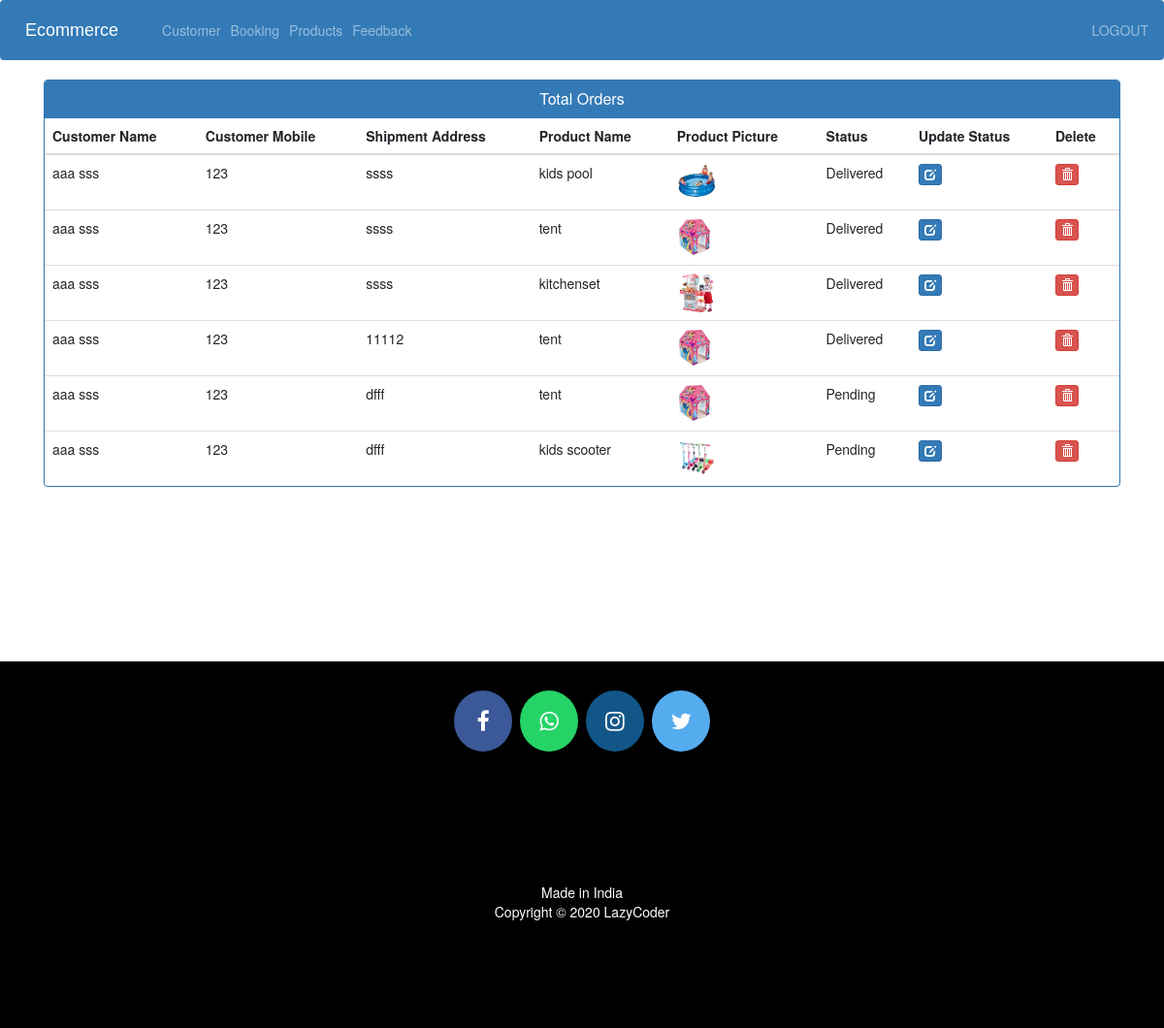
The page /admin-view-booking (signed in) on the database its author committed.
### ecom/models.py (models this page shows, shortened)
class Customer(models.Model):
    user=models.OneToOneField(User,on_delete=models.CASCADE)
    profile_pic= models.ImageField(upload_to='profile_pic/CustomerProfilePic/',null=True,blank=True)
    address = models.CharField(max_length=40)
    mobile = models.CharField(max_length=20,null=False)
    @property
    def get_name(self):
        return self.user.first_name+" "+self.user.last_name

class Orders(models.Model):
    STATUS =(
        ('Pending','Pending'),
        ('Order Confirmed','Order Confirmed'),
        ('Out for Delivery','Out for Delivery'),
        ('Delivered','Delivered'),
    )
    customer=models.ForeignKey('Customer', on_delete=models.CASCADE,null=True)
    product=models.ForeignKey('Product',on_delete=models.CASCADE,null=True)
    email = models.CharField(max_length=50,null=True)
    address = models.CharField(max_length=500,null=True)
    mobile = models.CharField(max_length=20,null=True)
    order_date= models.DateField(auto_now_add=True,null=True)
    status=models.CharField(max_length=50,null=True,choices=STATUS)

class Product(models.Model):
    name=models.CharField(max_length=40)
    product_image= models.ImageField(upload_to='product_image/',null=True,blank=True)
    price = models.PositiveIntegerField()
    description=models.CharField(max_length=40)

### ecom/views.py (the view)
# urls.py: path('admin-view-booking', views.admin_view_booking_view,name='admin-view-booking'),
@login_required(login_url='adminlogin')
def admin_view_booking_view(request):
    orders=models.Orders.objects.all()
    ordered_products=[]
    ordered_bys=[]
    for order in orders:
        ordered_product=models.Product.objects.all().filter(id=order.product.id)
        ordered_by=models.Customer.objects.all().filter(id = order.customer.id)
        ordered_products.append(ordered_product)
        ordered_bys.append(ordered_by)
    return render(request,'ecom/admin_view_booking.html',{'data':zip(ordered_products,ordered_bys,orders)})

### templates/ecom/admin_view_booking.html (shortened to what this page needs)
{% extends 'ecom/admin_base.html' %}
{% load static %}
{% block content %}
<head>
  <link href="//netdna.bootstrapcdn.com/bootstrap/3.0.0/css/bootstrap.min.css" rel="stylesheet" id="bootstrap-css">
</head>
<div class="container">
  <div class="panel panel-primary">
    <div class="panel-heading">
      <h6 class="panel-title">Total Orders</h6>
    </div>
    <table class="table table-hover" id="dev-table">
      <thead>
        <tr>
          <th>Customer Name</th>
          <th>Customer Mobile</th>
          <th>Shipment Address</th>
          <th>Product Name</th>
          <th>Product Picture</th>
          <th>Status</th>
          <th>Update Status</th>
          <th>Delete</th>
        </tr>
      </thead>
      {% for product,customer,order in data %}
      <tr>
        {% for c in customer %}
        <td> {{c.get_name}}</td>
        <td>{{c.mobile}}</td>
        <td>{{order.address}}</td>
        {% endfor %}
        {% for p in product %}
        <td> {{p.name}}</td>
        <td> <img src="{% static p.product_image.url %}" alt="Profile Pic" height="40px" width="40px" /></td>
        <td>{{order.status}}</td>
        <td><a class="btn btn-primary btn-xs" href="{% url 'update-order' order.id  %}"><span class="glyphicon glyphicon-edit"></span></a></td>
        <td><a class="btn btn-danger btn-xs" href="{% url 'delete-order' order.id  %}"><span class="glyphicon glyphicon-trash"></span></a></td>
        {% endfor %}
      </tr>
      {% endfor %}
    </table>
  </div>
</div>
{% endblock content %}

### templates/ecom/admin_view_booking.html (style rules this page uses)
a:link { text-decoration: none; }
h6 { text-align: center; }

### rows shown on the page
Orders: address "ssss", status "Delivered"
Customer: get_name "aaa sss", mobile "123"
Product: name "kids pool", product_image (picture)
Orders: address "ssss", status "Delivered"
Product: name "tent", product_image (picture)
Orders: address "ssss", status "Delivered"
Product: name "kitchenset", product_image (picture)
Orders: address "11112", status "Delivered"
Orders: address "dfff", status "Pending"
Orders: address "dfff", status "Pending"
Product: name "kids scooter", product_image (picture)
